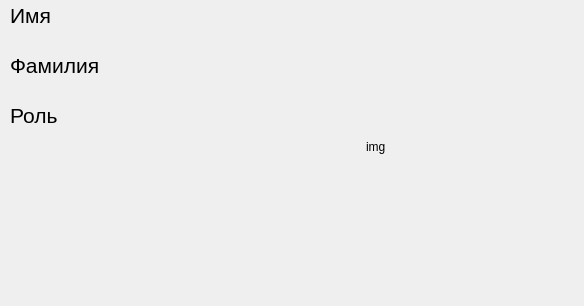
<?xml version="1.0" encoding="UTF-8"?>
<ui version="4.0">
 <class>MainWindow_admin</class>
 <widget class="QMainWindow" name="MainWindow_admin">
  <property name="geometry">
   <rect>
    <x>0</x>
    <y>0</y>
    <width>584</width>
    <height>306</height>
   </rect>
  </property>
  <property name="windowTitle">
   <string>MainWindow</string>
  </property>
  <widget class="QWidget" name="centralwidget">
   <widget class="QLabel" name="label_name_admin">
    <property name="geometry">
     <rect>
      <x>10</x>
      <y>0</y>
      <width>281</width>
      <height>31</height>
     </rect>
    </property>
    <property name="font">
     <font>
      <pointsize>16</pointsize>
     </font>
    </property>
    <property name="text">
     <string>&lt;html&gt;&lt;head/&gt;&lt;body&gt;&lt;p&gt;&lt;span style=&quot; font-size:16pt;&quot;&gt;Имя&lt;/span&gt;&lt;/p&gt;&lt;/body&gt;&lt;/html&gt;</string>
    </property>
   </widget>
   <widget class="QLabel" name="label_surname_admin">
    <property name="geometry">
     <rect>
      <x>10</x>
      <y>50</y>
      <width>281</width>
      <height>31</height>
     </rect>
    </property>
    <property name="font">
     <font>
      <pointsize>16</pointsize>
     </font>
    </property>
    <property name="text">
     <string>&lt;html&gt;&lt;head/&gt;&lt;body&gt;&lt;p&gt;&lt;span style=&quot; font-size:16pt;&quot;&gt;Фамилия&lt;/span&gt;&lt;/p&gt;&lt;/body&gt;&lt;/html&gt;</string>
    </property>
   </widget>
   <widget class="QLabel" name="image_laborant_admin">
    <property name="geometry">
     <rect>
      <x>366</x>
      <y>22</y>
      <width>181</width>
      <height>251</height>
     </rect>
    </property>
    <property name="text">
     <string>&lt;html&gt;&lt;head/&gt;&lt;body&gt;&lt;p&gt;img&lt;/p&gt;&lt;/body&gt;&lt;/html&gt;</string>
    </property>
   </widget>
   <widget class="QLabel" name="label_role_admin">
    <property name="geometry">
     <rect>
      <x>10</x>
      <y>100</y>
      <width>281</width>
      <height>31</height>
     </rect>
    </property>
    <property name="font">
     <font>
      <pointsize>16</pointsize>
     </font>
    </property>
    <property name="text">
     <string>&lt;html&gt;&lt;head/&gt;&lt;body&gt;&lt;p&gt;&lt;span style=&quot; font-size:16pt;&quot;&gt;Роль&lt;/span&gt;&lt;/p&gt;&lt;/body&gt;&lt;/html&gt;</string>
    </property>
   </widget>
  </widget>
 </widget>
 <resources/>
 <connections/>
</ui>
